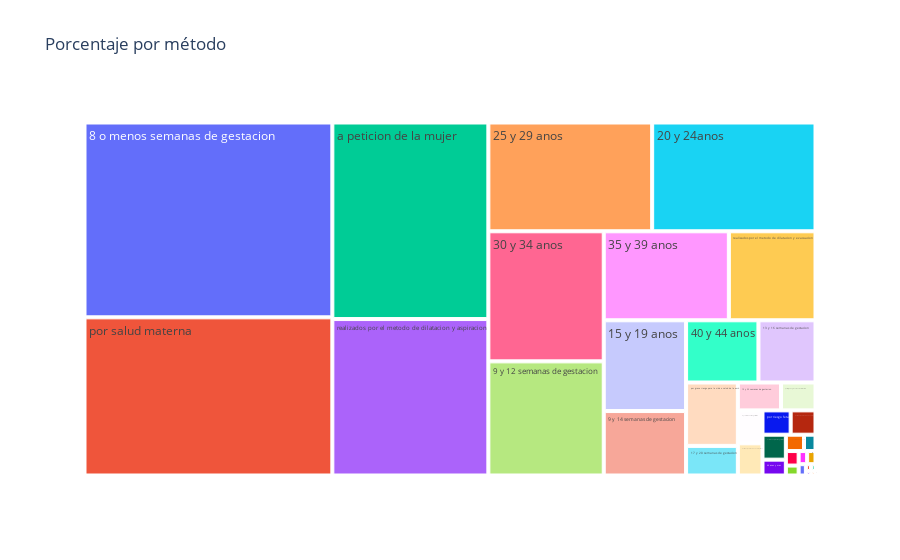

The notebook cell saved with this chart:
### Markdown cell above
#### 4.¿Qué conceptos han crecido o disminuido más?

### Code cell
df_metodos = df_abortos[df_abortos["Concepto"] != "Total abortos voluntarios de mujeres residentes"]

df_pct = (
    df_metodos.groupby("Concepto")["Valor"].sum().reset_index()
)
df_pct["Porcentaje"] = df_pct["Valor"] / df_pct["Valor"].sum() * 100

fig = px.treemap(
    df_pct,
    path=["Concepto"],
    values="Porcentaje",
    title="Porcentaje por método"
)
fig.show()

### Figure 1 — Plotly figure (JSON) as saved in the notebook; plotly's stock layout.template omitted (floating-point values rounded to 4 significant figures)
{"data": [{"branchvalues": "total", "domain": {"x": [0, 1], "y": [0, 1]}, "hovertemplate": "labels=%{label}<br>Porcentaje=%{value}<br>parent=%{parent}<br>id=%{id}<extra></extra>", "ids": ["11 y 12 semanas de gestacion", "13 y 15 semanas de gestacion", "13 y 16 semanas de gestacion", "15 y 19 anos", "15 y 22 semanas de gestacion", "16 y 20 semanas de gestacion", "17 y 20 semanas de gestacion", "20 y 24anos", "21 semanas y mas de gestacion", "23 o mas semanas de gestacion", "25 y 29 anos", "30 y 34 anos", "35 y 39 anos", "40 y 44 anos", "44 anos y mas", "8 o menos semanas de gestacion", "9 y  14 semanas de gestacion", "9 y 10 semanas de gestacion", "9 y 12 semanas de gestacion", "a peticion de la mujer", "anomalias fetales incompatibles con la vida o enfermedad extremadamente grave e incurable", "los que no consta las semanas de gestacion", "los que no constan los motivos", "menores de 15 anos", "por grave riesgo para la vida o salud de la embarazada", "por motivos varios", "por riesgo de graves anomalias del feto", "por riesgo fetal", "por salud materna", "por violacion", "realizados por el metodo de dilatacion y aspiracion", "realizados por el metodo de dilatacion y evacuacion", "realizados por el metodo de mifepristona", "realizados por el metodo de prostaglandinas", "realizados por otros metodos no consta"], "labels": ["11 y 12 semanas de gestacion", "13 y 15 semanas de gestacion", "13 y 16 semanas de gestacion", "15 y 19 anos", "15 y 22 semanas de gestacion", "16 y 20 semanas de gestacion", "17 y 20 semanas de gestacion", "20 y 24anos", "21 semanas y mas de gestacion", "23 o mas semanas de gestacion", "25 y 29 anos", "30 y 34 anos", "35 y 39 anos", "40 y 44 anos", "44 anos y mas", "8 o menos semanas de gestacion", "9 y  14 semanas de gestacion", "9 y 10 semanas de gestacion", "9 y 12 semanas de gestacion", "a peticion de la mujer", "anomalias fetales incompatibles con la vida o enfermedad extremadamente grave e incurable", "los que no consta las semanas de gestacion", "los que no constan los motivos", "menores de 15 anos", "por grave riesgo para la vida o salud de la embarazada", "por motivos varios", "por riesgo de graves anomalias del feto", "por riesgo fetal", "por salud materna", "por violacion", "realizados por el metodo de dilatacion y aspiracion", "realizados por el metodo de dilatacion y evacuacion", "realizados por el metodo de mifepristona", "realizados por el metodo de prostaglandinas", "realizados por otros metodos no consta"], "name": "", "parents": ["", "", "", "", "", "", "", "", "", "", "", "", "", "", "", "", "", "", "", "", "", "", "", "", "", "", "", "", "", "", "", "", "", "", ""], "type": "treemap", "values": [0.115, 0.04255, 1.376, 2.897, 0.4662, 0.01346, 0.5941, 6.886, 0.2258, 0.008975, 6.906, 5.816, 4.315, 1.744, 0.1435, 18.71, 2.057, 0.3145, 5.103, 11.88, 0.04336, 0.04926, 0.01206, 0.07299, 1.271, 0.03185, 0.3728, 0.2653, 15.19, 0.007516, 9.459, 2.988, 0.3074, 0.2341, 0.07175]}], "layout": {"legend": {"tracegroupgap": 0}, "title": {"text": "Porcentaje por método"}}}
